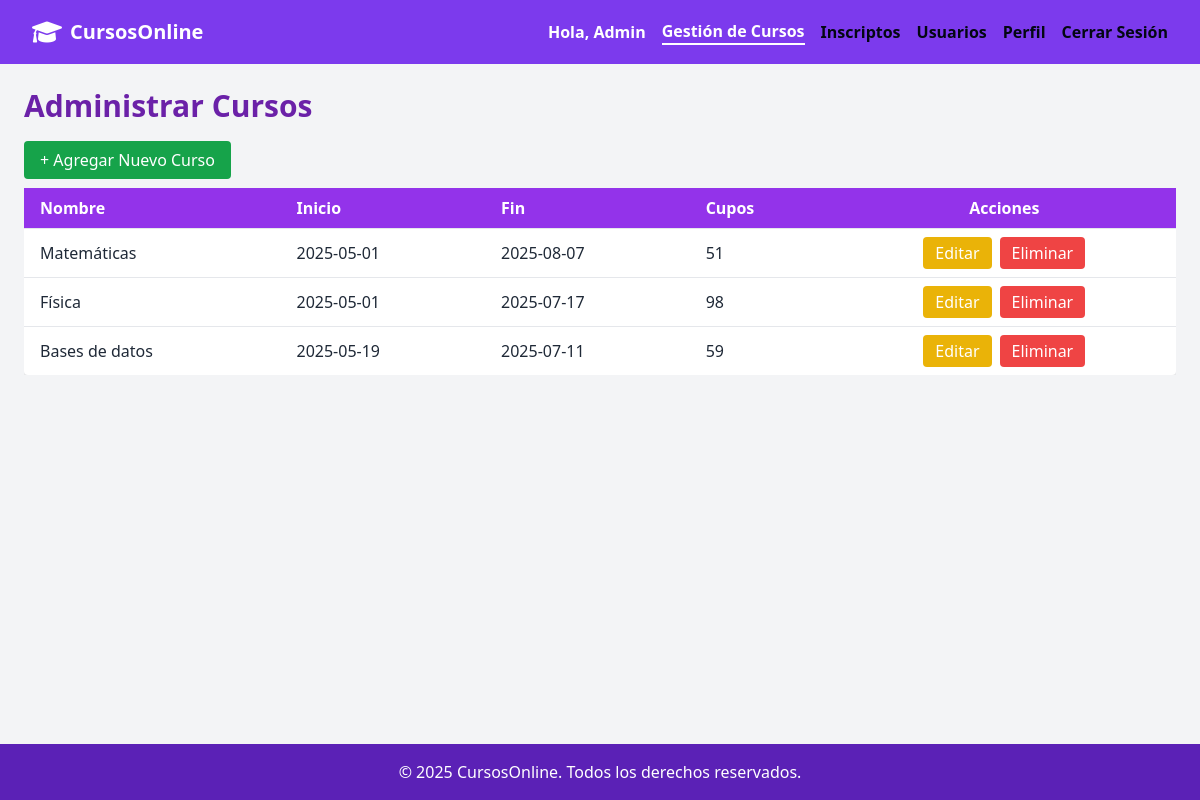
/admin_cursos.php (signed in), run on the app's committed database.
### tables this page shows
CREATE TABLE `cursos` (
  `id_curso` int(11) NOT NULL,
  `nombre` varchar(100) NOT NULL,
  `descripcion` text DEFAULT NULL,
  `fecha_inicio` date NOT NULL,
  `fecha_fin` date NOT NULL,
  `cupos` int(11) NOT NULL
);

### admin_cursos.php (the view, shortened to what this page needs)
<?php
include 'includes/header.php';
include("config/conexion.php");
?>
<body>
    <main class="flex-grow">
        <div class="max-w-7xl mx-auto p-6">
            <h1 class="text-3xl font-bold mb-6 text-purple-800">Administrar Cursos</h1>
            <div class="mb-4">
                <a href="crear_curso.php" class="bg-green-600 text-white px-4 py-2 rounded hover:bg-green-700">
                    + Agregar Nuevo Curso
                </a>
            </div>
            <div class="overflow-x-auto">
                <table class="min-w-full bg-white rounded shadow-md">
                    <thead>
                        <tr class="bg-purple-600 text-white">
                            <th class="px-4 py-2 text-left">Nombre</th>
                            <th class="px-4 py-2 text-left">Inicio</th>
                            <th class="px-4 py-2 text-left">Fin</th>
                            <th class="px-4 py-2 text-left">Cupos</th>
                            <th class="px-4 py-2">Acciones</th>
                        </tr>
                    </thead>
                    <tbody>
                        <?php
                        $sql = "SELECT * FROM cursos";
                        $resultado = $conexion->query($sql);
                        while ($curso = $resultado->fetch_assoc()):
                        ?>
                            <tr class="border-t">
                                <td class="px-4 py-2"><?= htmlspecialchars($curso['nombre']) ?></td>
                                <td class="px-4 py-2"><?= htmlspecialchars($curso['fecha_inicio']) ?></td>
                                <td class="px-4 py-2"><?= htmlspecialchars($curso['fecha_fin']) ?></td>
                                <td class="px-4 py-2"><?= htmlspecialchars($curso['cupos']) ?></td>
                                <td class="px-4 py-2 flex space-x-2 justify-center">
                                    <a href="editar_curso.php?id=<?= $curso['id_curso'] ?>" class="bg-yellow-500 text-white px-3 py-1 rounded hover:bg-yellow-600">
                                        Editar
                                    </a>
                                    <form action="acciones/eliminar_curso.php" method="POST" onsubmit="return confirm('¿Eliminar este curso?');">
                                        <button type="submit" class="bg-red-500 text-white px-3 py-1 rounded hover:bg-red-600">
                                            Eliminar
                                        </button>
                                    </form>
                                </td>
                            </tr>
                        <?php endwhile; ?>
                    </tbody>
                </table>
            </div>
        </div>
    </main>
    <?php include 'includes/footer.php'; ?>
</body>
</html>

### data on the page
cursos: nombre "Matemáticas", fecha_inicio "2025-05-01", fecha_fin "2025-08-07", cupos "51"
cursos: nombre "Física", fecha_inicio "2025-05-01", fecha_fin "2025-07-17", cupos "98"
cursos: nombre "Bases de datos", fecha_inicio "2025-05-19", fecha_fin "2025-07-11", cupos "59"

### other printed values
$_SESSION['usuario'] "Admin"
